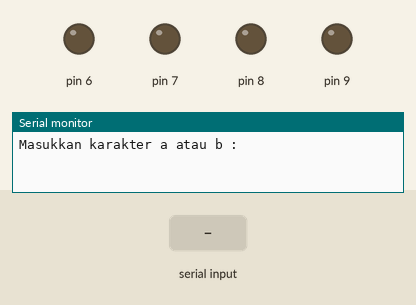
The sketch below on a simulated Arduino Uno, built with avr-gcc and run on an emulated ATmega328P. On the bench: output pins drawn as LEDs (lit = HIGH), the last lines printed to the serial monitor. The inputs (shaded band) are chosen by the test bench.

Above: at 1.2 s.
1.3 s: "a" received over Serial
At 2.5 s:
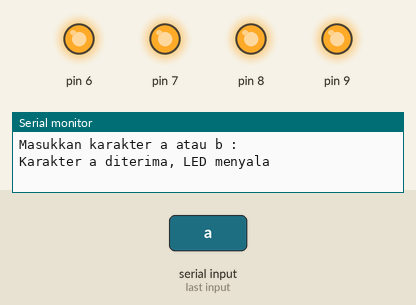
2.8 s: "b" received over Serial
At 3.6 s:
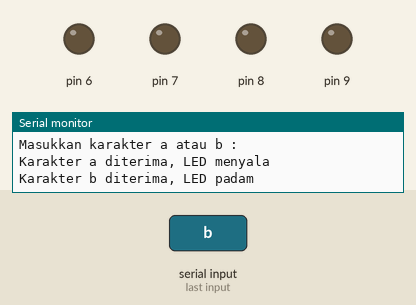
Timing chart, 0 to 5.8 s (numbered marks = the images above; inputs shaded):
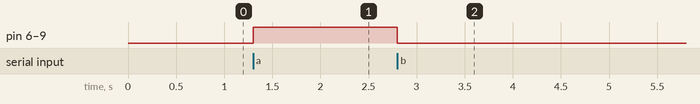

The sketch:

BASIC_I0_SHIELD_-_03_LED_NYALA_USING_SERIAL.ino
```cpp
char karakter;
void setup() {
  for(int x=6; x<=9; x++)
    pinMode(x, OUTPUT);
  Serial.begin(9600);
  Serial.println("Masukkan karakter a atau b : ");
}

void loop() {
  while(Serial.available() > 0) {
      karakter=char(Serial.read());
      if(karakter=='a') {
        for(int x=6; x<=9; x++)
          digitalWrite(x, HIGH);
        Serial.println("Karakter a diterima, LED menyala");
      }
      else if(karakter=='b') {
        for(int x=6; x<=9; x++)
          digitalWrite(x, LOW);
        Serial.println("Karakter b diterima, LED padam");
      }
  }
}
```

Measured:
- after the input at 1.3 s, pin 6–9: LOW → HIGH at once
- after the input at 2.8 s, pin 6–9: HIGH → LOW at once
